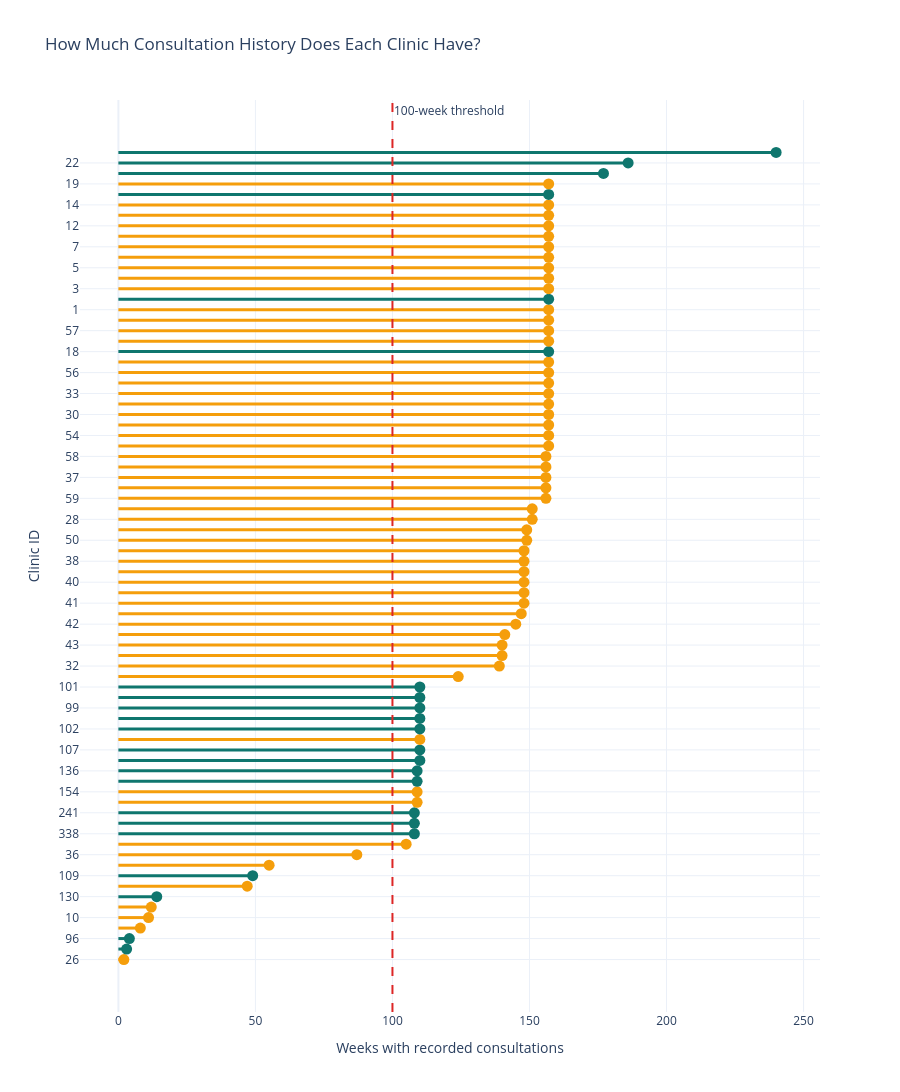

This figure's notebook cell:
### Code cell
coverage_plot = clinic_coverage.copy()
coverage_plot["ClinicID"] = coverage_plot["ClinicID"].astype(str)

seq_ids = set(seq_weather_clinics["ClinicID"].astype(str))
coverage_plot["Group"] = np.where(
    coverage_plot["ClinicID"].isin(seq_ids),
    "SEQ study clinic",
    "Other clinic"
)

coverage_plot = coverage_plot.sort_values("Weeks")

fig = go.Figure()

for _, row in coverage_plot.iterrows():
    color = "#0F766E" if row["Group"] == "SEQ study clinic" else "#F59E0B"

    fig.add_trace(go.Scatter(
        x=[0, row["Weeks"]],
        y=[row["ClinicID"], row["ClinicID"]],
        mode="lines",
        line=dict(color=color, width=3),
        showlegend=False,
        hoverinfo="skip"
    ))

fig.add_trace(go.Scatter(
    x=coverage_plot["Weeks"],
    y=coverage_plot["ClinicID"],
    mode="markers",
    marker=dict(
        size=11,
        color=np.where(
            coverage_plot["Group"] == "SEQ study clinic",
            "#0F766E", "#F59E0B"
        )
    ),
    customdata=coverage_plot[["Consultations", "Group"]],
    hovertemplate=(
        "Clinic: %{y}<br>"
        "Observed weeks: %{x}<br>"
        "Consultations: %{customdata[0]}<br>"
        "Group: %{customdata[1]}<extra></extra>"
    ),
    showlegend=False
))

fig.add_vline(
    x=100,
    line_dash="dash",
    line_color="#DC2626",
    annotation_text="100-week threshold"
)

fig.update_layout(
    title="How Much Consultation History Does Each Clinic Have?",
    xaxis_title="Weeks with recorded consultations",
    yaxis_title="Clinic ID",
    template="plotly_white",
    height=max(550, len(coverage_plot) * 25)
)

fig.show()

### Figure 1 — Plotly figure (JSON) as saved in the notebook; plotly's stock layout.template omitted (floating-point values rounded to 4 significant figures; data arrays with more than 128 entries replaced by an {"elided": "..."} marker saying what was removed)
{"data": [{"hoverinfo": "skip", "line": {"color": "#F59E0B", "width": 3}, "mode": "lines", "showlegend": false, "type": "scatter", "x": [0, 2], "y": ["26", "26"]}, {"hoverinfo": "skip", "line": {"color": "#0F766E", "width": 3}, "mode": "lines", "showlegend": false, "type": "scatter", "x": [0, 3], "y": ["112", "112"]}, {"hoverinfo": "skip", "line": {"color": "#0F766E", "width": 3}, "mode": "lines", "showlegend": false, "type": "scatter", "x": [0, 4], "y": ["96", "96"]}, {"hoverinfo": "skip", "line": {"color": "#F59E0B", "width": 3}, "mode": "lines", "showlegend": false, "type": "scatter", "x": [0, 8], "y": ["25", "25"]}, {"hoverinfo": "skip", "line": {"color": "#F59E0B", "width": 3}, "mode": "lines", "showlegend": false, "type": "scatter", "x": [0, 11], "y": ["10", "10"]}, {"hoverinfo": "skip", "line": {"color": "#F59E0B", "width": 3}, "mode": "lines", "showlegend": false, "type": "scatter", "x": [0, 12], "y": ["131", "131"]}, {"hoverinfo": "skip", "line": {"color": "#0F766E", "width": 3}, "mode": "lines", "showlegend": false, "type": "scatter", "x": [0, 14], "y": ["130", "130"]}, {"hoverinfo": "skip", "line": {"color": "#F59E0B", "width": 3}, "mode": "lines", "showlegend": false, "type": "scatter", "x": [0, 47], "y": ["11", "11"]}, {"hoverinfo": "skip", "line": {"color": "#0F766E", "width": 3}, "mode": "lines", "showlegend": false, "type": "scatter", "x": [0, 49], "y": ["109", "109"]}, {"hoverinfo": "skip", "line": {"color": "#F59E0B", "width": 3}, "mode": "lines", "showlegend": false, "type": "scatter", "x": [0, 55], "y": ["23", "23"]}, {"hoverinfo": "skip", "line": {"color": "#F59E0B", "width": 3}, "mode": "lines", "showlegend": false, "type": "scatter", "x": [0, 87], "y": ["36", "36"]}, {"hoverinfo": "skip", "line": {"color": "#F59E0B", "width": 3}, "mode": "lines", "showlegend": false, "type": "scatter", "x": [0, 105], "y": ["20", "20"]}, {"hoverinfo": "skip", "line": {"color": "#0F766E", "width": 3}, "mode": "lines", "showlegend": false, "type": "scatter", "x": [0, 108], "y": ["338", "338"]}, {"hoverinfo": "skip", "line": {"color": "#0F766E", "width": 3}, "mode": "lines", "showlegend": false, "type": "scatter", "x": [0, 108], "y": ["329", "329"]}, {"hoverinfo": "skip", "line": {"color": "#0F766E", "width": 3}, "mode": "lines", "showlegend": false, "type": "scatter", "x": [0, 108], "y": ["241", "241"]}, {"hoverinfo": "skip", "line": {"color": "#F59E0B", "width": 3}, "mode": "lines", "showlegend": false, "type": "scatter", "x": [0, 109], "y": ["176", "176"]}, {"hoverinfo": "skip", "line": {"color": "#F59E0B", "width": 3}, "mode": "lines", "showlegend": false, "type": "scatter", "x": [0, 109], "y": ["154", "154"]}, {"hoverinfo": "skip", "line": {"color": "#0F766E", "width": 3}, "mode": "lines", "showlegend": false, "type": "scatter", "x": [0, 109], "y": ["138", "138"]}, {"hoverinfo": "skip", "line": {"color": "#0F766E", "width": 3}, "mode": "lines", "showlegend": false, "type": "scatter", "x": [0, 109], "y": ["136", "136"]}, {"hoverinfo": "skip", "line": {"color": "#0F766E", "width": 3}, "mode": "lines", "showlegend": false, "type": "scatter", "x": [0, 110], "y": ["108", "108"]}, {"hoverinfo": "skip", "line": {"color": "#0F766E", "width": 3}, "mode": "lines", "showlegend": false, "type": "scatter", "x": [0, 110], "y": ["107", "107"]}, {"hoverinfo": "skip", "line": {"color": "#F59E0B", "width": 3}, "mode": "lines", "showlegend": false, "type": "scatter", "x": [0, 110], "y": ["106", "106"]}, {"hoverinfo": "skip", "line": {"color": "#0F766E", "width": 3}, "mode": "lines", "showlegend": false, "type": "scatter", "x": [0, 110], "y": ["102", "102"]}, {"hoverinfo": "skip", "line": {"color": "#0F766E", "width": 3}, "mode": "lines", "showlegend": false, "type": "scatter", "x": [0, 110], "y": ["104", "104"]}, {"hoverinfo": "skip", "line": {"color": "#0F766E", "width": 3}, "mode": "lines", "showlegend": false, "type": "scatter", "x": [0, 110], "y": ["99", "99"]}, {"hoverinfo": "skip", "line": {"color": "#0F766E", "width": 3}, "mode": "lines", "showlegend": false, "type": "scatter", "x": [0, 110], "y": ["105", "105"]}, {"hoverinfo": "skip", "line": {"color": "#0F766E", "width": 3}, "mode": "lines", "showlegend": false, "type": "scatter", "x": [0, 110], "y": ["101", "101"]}, {"hoverinfo": "skip", "line": {"color": "#F59E0B", "width": 3}, "mode": "lines", "showlegend": false, "type": "scatter", "x": [0, 124], "y": ["2", "2"]}, {"hoverinfo": "skip", "line": {"color": "#F59E0B", "width": 3}, "mode": "lines", "showlegend": false, "type": "scatter", "x": [0, 139], "y": ["32", "32"]}, {"hoverinfo": "skip", "line": {"color": "#F59E0B", "width": 3}, "mode": "lines", "showlegend": false, "type": "scatter", "x": [0, 140], "y": ["24", "24"]}, {"hoverinfo": "skip", "line": {"color": "#F59E0B", "width": 3}, "mode": "lines", "showlegend": false, "type": "scatter", "x": [0, 140], "y": ["43", "43"]}, {"hoverinfo": "skip", "line": {"color": "#F59E0B", "width": 3}, "mode": "lines", "showlegend": false, "type": "scatter", "x": [0, 141], "y": ["29", "29"]}, {"hoverinfo": "skip", "line": {"color": "#F59E0B", "width": 3}, "mode": "lines", "showlegend": false, "type": "scatter", "x": [0, 145], "y": ["42", "42"]}, {"hoverinfo": "skip", "line": {"color": "#F59E0B", "width": 3}, "mode": "lines", "showlegend": false, "type": "scatter", "x": [0, 147], "y": ["51", "51"]}, {"hoverinfo": "skip", "line": {"color": "#F59E0B", "width": 3}, "mode": "lines", "showlegend": false, "type": "scatter", "x": [0, 148], "y": ["41", "41"]}, {"hoverinfo": "skip", "line": {"color": "#F59E0B", "width": 3}, "mode": "lines", "showlegend": false, "type": "scatter", "x": [0, 148], "y": ["39", "39"]}, {"hoverinfo": "skip", "line": {"color": "#F59E0B", "width": 3}, "mode": "lines", "showlegend": false, "type": "scatter", "x": [0, 148], "y": ["40", "40"]}, {"hoverinfo": "skip", "line": {"color": "#F59E0B", "width": 3}, "mode": "lines", "showlegend": false, "type": "scatter", "x": [0, 148], "y": ["34", "34"]}, {"hoverinfo": "skip", "line": {"color": "#F59E0B", "width": 3}, "mode": "lines", "showlegend": false, "type": "scatter", "x": [0, 148], "y": ["38", "38"]}, {"hoverinfo": "skip", "line": {"color": "#F59E0B", "width": 3}, "mode": "lines", "showlegend": false, "type": "scatter", "x": [0, 148], "y": ["48", "48"]}, {"hoverinfo": "skip", "line": {"color": "#F59E0B", "width": 3}, "mode": "lines", "showlegend": false, "type": "scatter", "x": [0, 149], "y": ["50", "50"]}, {"hoverinfo": "skip", "line": {"color": "#F59E0B", "width": 3}, "mode": "lines", "showlegend": false, "type": "scatter", "x": [0, 149], "y": ["49", "49"]}, {"hoverinfo": "skip", "line": {"color": "#F59E0B", "width": 3}, "mode": "lines", "showlegend": false, "type": "scatter", "x": [0, 151], "y": ["28", "28"]}, {"hoverinfo": "skip", "line": {"color": "#F59E0B", "width": 3}, "mode": "lines", "showlegend": false, "type": "scatter", "x": [0, 151], "y": ["27", "27"]}, {"hoverinfo": "skip", "line": {"color": "#F59E0B", "width": 3}, "mode": "lines", "showlegend": false, "type": "scatter", "x": [0, 156], "y": ["59", "59"]}, {"hoverinfo": "skip", "line": {"color": "#F59E0B", "width": 3}, "mode": "lines", "showlegend": false, "type": "scatter", "x": [0, 156], "y": ["44", "44"]}, {"hoverinfo": "skip", "line": {"color": "#F59E0B", "width": 3}, "mode": "lines", "showlegend": false, "type": "scatter", "x": [0, 156], "y": ["37", "37"]}, {"hoverinfo": "skip", "line": {"color": "#F59E0B", "width": 3}, "mode": "lines", "showlegend": false, "type": "scatter", "x": [0, 156], "y": ["53", "53"]}, {"hoverinfo": "skip", "line": {"color": "#F59E0B", "width": 3}, "mode": "lines", "showlegend": false, "type": "scatter", "x": [0, 156], "y": ["58", "58"]}, {"hoverinfo": "skip", "line": {"color": "#F59E0B", "width": 3}, "mode": "lines", "showlegend": false, "type": "scatter", "x": [0, 157], "y": ["55", "55"]}, {"hoverinfo": "skip", "line": {"color": "#F59E0B", "width": 3}, "mode": "lines", "showlegend": false, "type": "scatter", "x": [0, 157], "y": ["54", "54"]}, {"hoverinfo": "skip", "line": {"color": "#F59E0B", "width": 3}, "mode": "lines", "showlegend": false, "type": "scatter", "x": [0, 157], "y": ["52", "52"]}, {"hoverinfo": "skip", "line": {"color": "#F59E0B", "width": 3}, "mode": "lines", "showlegend": false, "type": "scatter", "x": [0, 157], "y": ["30", "30"]}, {"hoverinfo": "skip", "line": {"color": "#F59E0B", "width": 3}, "mode": "lines", "showlegend": false, "type": "scatter", "x": [0, 157], "y": ["47", "47"]}, {"hoverinfo": "skip", "line": {"color": "#F59E0B", "width": 3}, "mode": "lines", "showlegend": false, "type": "scatter", "x": [0, 157], "y": ["33", "33"]}, {"hoverinfo": "skip", "line": {"color": "#F59E0B", "width": 3}, "mode": "lines", "showlegend": false, "type": "scatter", "x": [0, 157], "y": ["35", "35"]}, {"hoverinfo": "skip", "line": {"color": "#F59E0B", "width": 3}, "mode": "lines", "showlegend": false, "type": "scatter", "x": [0, 157], "y": ["56", "56"]}, {"hoverinfo": "skip", "line": {"color": "#F59E0B", "width": 3}, "mode": "lines", "showlegend": false, "type": "scatter", "x": [0, 157], "y": ["46", "46"]}, {"hoverinfo": "skip", "line": {"color": "#0F766E", "width": 3}, "mode": "lines", "showlegend": false, "type": "scatter", "x": [0, 157], "y": ["18", "18"]}, {"hoverinfo": "skip", "line": {"color": "#F59E0B", "width": 3}, "mode": "lines", "showlegend": false, "type": "scatter", "x": [0, 157], "y": ["31", "31"]}, {"hoverinfo": "skip", "line": {"color": "#F59E0B", "width": 3}, "mode": "lines", "showlegend": false, "type": "scatter", "x": [0, 157], "y": ["57", "57"]}, {"hoverinfo": "skip", "line": {"color": "#F59E0B", "width": 3}, "mode": "lines", "showlegend": false, "type": "scatter", "x": [0, 157], "y": ["16", "16"]}, {"hoverinfo": "skip", "line": {"color": "#F59E0B", "width": 3}, "mode": "lines", "showlegend": false, "type": "scatter", "x": [0, 157], "y": ["1", "1"]}, {"hoverinfo": "skip", "line": {"color": "#0F766E", "width": 3}, "mode": "lines", "showlegend": false, "type": "scatter", "x": [0, 157], "y": ["17", "17"]}, {"hoverinfo": "skip", "line": {"color": "#F59E0B", "width": 3}, "mode": "lines", "showlegend": false, "type": "scatter", "x": [0, 157], "y": ["3", "3"]}, {"hoverinfo": "skip", "line": {"color": "#F59E0B", "width": 3}, "mode": "lines", "showlegend": false, "type": "scatter", "x": [0, 157], "y": ["4", "4"]}, {"hoverinfo": "skip", "line": {"color": "#F59E0B", "width": 3}, "mode": "lines", "showlegend": false, "type": "scatter", "x": [0, 157], "y": ["5", "5"]}, {"hoverinfo": "skip", "line": {"color": "#F59E0B", "width": 3}, "mode": "lines", "showlegend": false, "type": "scatter", "x": [0, 157], "y": ["6", "6"]}, {"hoverinfo": "skip", "line": {"color": "#F59E0B", "width": 3}, "mode": "lines", "showlegend": false, "type": "scatter", "x": [0, 157], "y": ["7", "7"]}, {"hoverinfo": "skip", "line": {"color": "#F59E0B", "width": 3}, "mode": "lines", "showlegend": false, "type": "scatter", "x": [0, 157], "y": ["45", "45"]}, {"hoverinfo": "skip", "line": {"color": "#F59E0B", "width": 3}, "mode": "lines", "showlegend": false, "type": "scatter", "x": [0, 157], "y": ["12", "12"]}, {"hoverinfo": "skip", "line": {"color": "#F59E0B", "width": 3}, "mode": "lines", "showlegend": false, "type": "scatter", "x": [0, 157], "y": ["13", "13"]}, {"hoverinfo": "skip", "line": {"color": "#F59E0B", "width": 3}, "mode": "lines", "showlegend": false, "type": "scatter", "x": [0, 157], "y": ["14", "14"]}, {"hoverinfo": "skip", "line": {"color": "#0F766E", "width": 3}, "mode": "lines", "showlegend": false, "type": "scatter", "x": [0, 157], "y": ["15", "15"]}, {"hoverinfo": "skip", "line": {"color": "#F59E0B", "width": 3}, "mode": "lines", "showlegend": false, "type": "scatter", "x": [0, 157], "y": ["19", "19"]}, {"hoverinfo": "skip", "line": {"color": "#0F766E", "width": 3}, "mode": "lines", "showlegend": false, "type": "scatter", "x": [0, 177], "y": ["21", "21"]}, {"hoverinfo": "skip", "line": {"color": "#0F766E", "width": 3}, "mode": "lines", "showlegend": false, "type": "scatter", "x": [0, 186], "y": ["22", "22"]}, {"hoverinfo": "skip", "line": {"color": "#0F766E", "width": 3}, "mode": "lines", "showlegend": false, "type": "scatter", "x": [0, 240], "y": ["8", "8"]}, {"customdata": {"elided": "78x2 mixed values"}, "hovertemplate": "Clinic: %{y}<br>Observed weeks: %{x}<br>Consultations: %{customdata[0]}<br>Group: %{customdata[1]}<extra></extra>", "marker": {"color": ["#F59E0B", "#0F766E", "#0F766E", "#F59E0B", "#F59E0B", "#F59E0B", "#0F766E", "#F59E0B", "#0F766E", "#F59E0B", "#F59E0B", "#F59E0B", "#0F766E", "#0F766E", "#0F766E", "#F59E0B", "#F59E0B", "#0F766E", "#0F766E", "#0F766E", "#0F766E", "#F59E0B", "#0F766E", "#0F766E", "#0F766E", "#0F766E", "#0F766E", "#F59E0B", "#F59E0B", "#F59E0B", "#F59E0B", "#F59E0B", "#F59E0B", "#F59E0B", "#F59E0B", "#F59E0B", "#F59E0B", "#F59E0B", "#F59E0B", "#F59E0B", "#F59E0B", "#F59E0B", "#F59E0B", "#F59E0B", "#F59E0B", "#F59E0B", "#F59E0B", "#F59E0B", "#F59E0B", "#F59E0B", "#F59E0B", "#F59E0B", "#F59E0B", "#F59E0B", "#F59E0B", "#F59E0B", "#F59E0B", "#F59E0B", "#0F766E", "#F59E0B", "#F59E0B", "#F59E0B", "#F59E0B", "#0F766E", "#F59E0B", "#F59E0B", "#F59E0B", "#F59E0B", "#F59E0B", "#F59E0B", "#F59E0B", "#F59E0B", "#F59E0B", "#0F766E", "#F59E0B", "#0F766E", "#0F766E", "#0F766E"], "size": 11}, "mode": "markers", "showlegend": false, "type": "scatter", "x": [2, 3, 4, 8, 11, 12, 14, 47, 49, 55, 87, 105, 108, 108, 108, 109, 109, 109, 109, 110, 110, 110, 110, 110, 110, 110, 110, 124, 139, 140, 140, 141, 145, 147, 148, 148, 148, 148, 148, 148, 149, 149, 151, 151, 156, 156, 156, 156, 156, 157, 157, 157, 157, 157, 157, 157, 157, 157, 157, 157, 157, 157, 157, 157, 157, 157, 157, 157, 157, 157, 157, 157, 157, 157, 157, 177, 186, 240], "y": ["26", "112", "96", "25", "10", "131", "130", "11", "109", "23", "36", "20", "338", "329", "241", "176", "154", "138", "136", "108", "107", "106", "102", "104", "99", "105", "101", "2", "32", "24", "43", "29", "42", "51", "41", "39", "40", "34", "38", "48", "50", "49", "28", "27", "59", "44", "37", "53", "58", "55", "54", "52", "30", "47", "33", "35", "56", "46", "18", "31", "57", "16", "1", "17", "3", "4", "5", "6", "7", "45", "12", "13", "14", "15", "19", "21", "22", "8"]}], "layout": {"annotations": [{"showarrow": false, "text": "100-week threshold", "x": 100, "xanchor": "left", "xref": "x", "y": 1, "yanchor": "top", "yref": "y domain"}], "height": 1950, "shapes": [{"line": {"color": "#DC2626", "dash": "dash"}, "type": "line", "x0": 100, "x1": 100, "xref": "x", "y0": 0, "y1": 1, "yref": "y domain"}], "title": {"text": "How Much Consultation History Does Each Clinic Have?"}, "xaxis": {"title": {"text": "Weeks with recorded consultations"}}, "yaxis": {"title": {"text": "Clinic ID"}}}}
